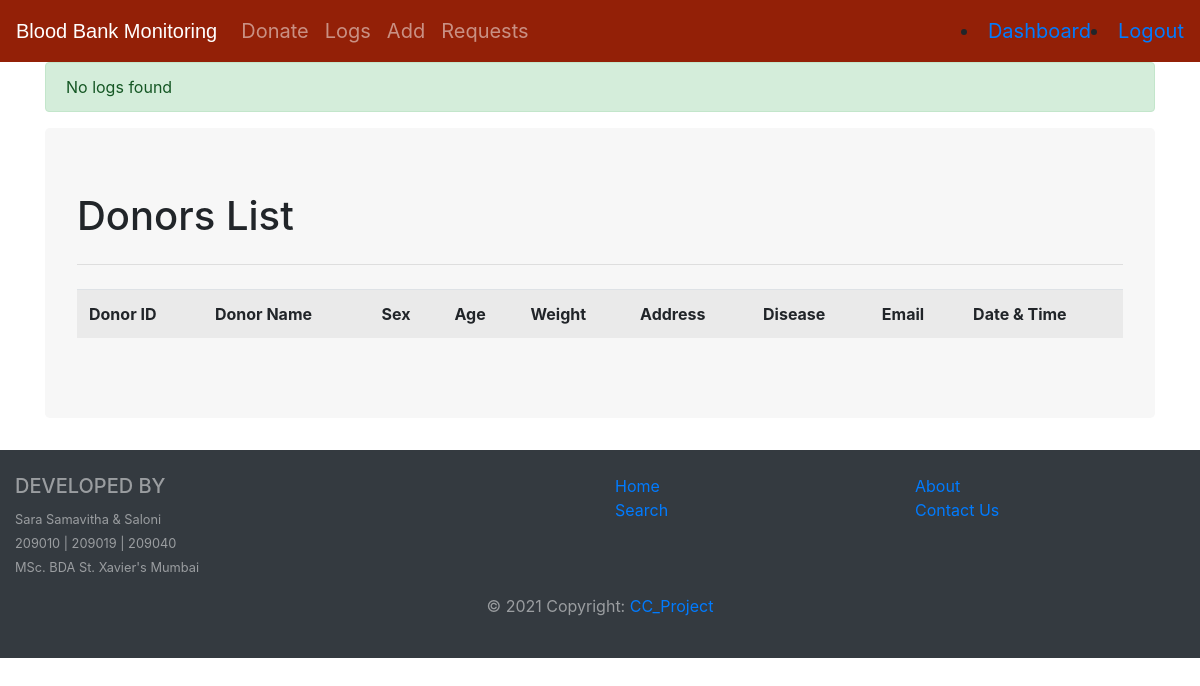
Page /donorlogs (signed in) on the earlier database version.
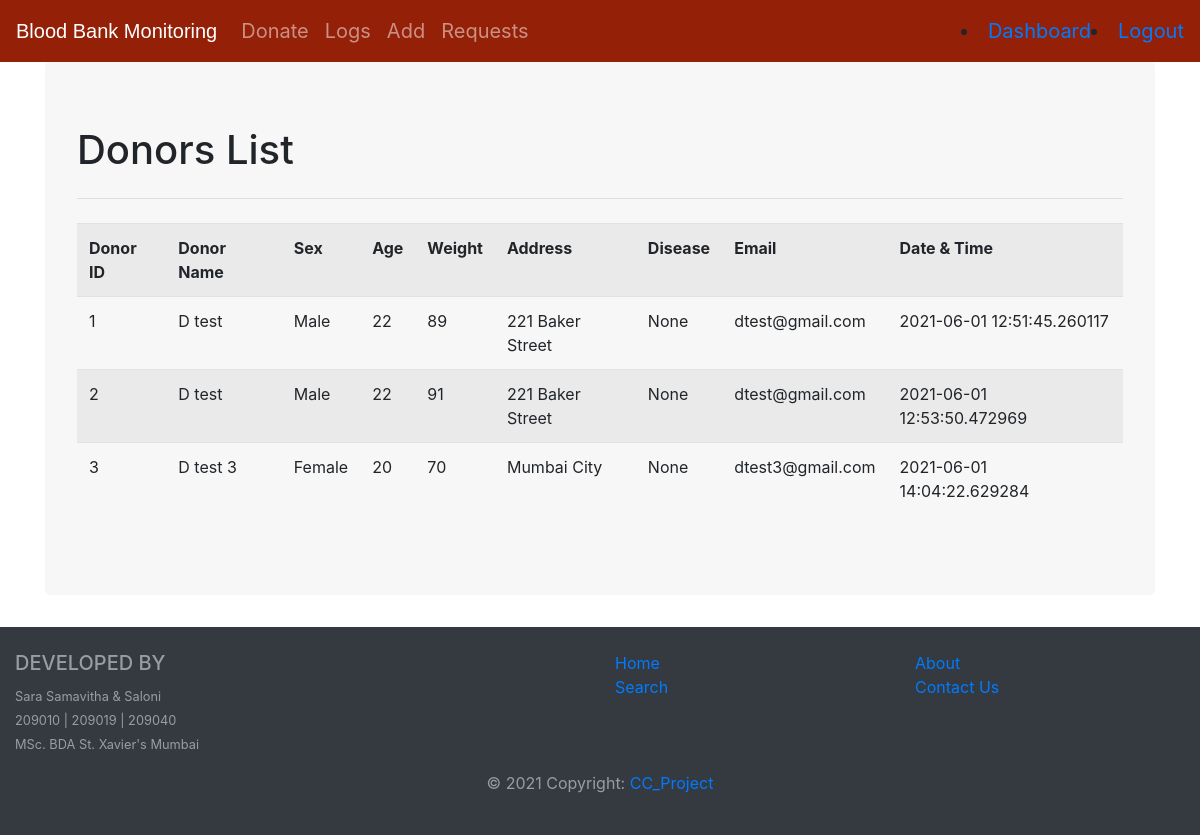
Same page on the later database version.
### models.py (models this page shows, shortened)
class DONOR(db.Model):
    d_id = db.Column(db.Integer, primary_key=True)
    dname = db.Column(db.String(50), nullable=False)
    sex = db.Column(db.String(10), nullable=True)
    age = db.Column(db.Integer, primary_key=False)
    weight = db.Column(db.Integer, primary_key=False)
    address = db.Column(db.String(150), nullable=False)
    disease = db.Column(db.String(50), nullable=False)
    demail = db.Column(db.String(50), nullable=False)
    donor_date = db.Column(db.DateTime, nullable=False, default=datetime.utcnow)

### routes.py (the view)
@app.route('/donorlogs')
@is_logged_in
def donorlogs():
    result = DONOR.query.first()
    logs = DONOR.query.all()
    if result:
        return render_template('donorlogs.html',logs=logs)
    else:
        msg = ' No logs found '
        return render_template('donorlogs.html',msg=msg)

### routes.py (called while the page is built)
def is_logged_in(f):
    @wraps(f)
    def wrap(*args, **kwargs):
        if 'logged_in' in session:
            return f(*args, **kwargs)
        else:
            flash('Unauthorized, Please login!', 'danger')
            return redirect(url_for('login'))
    return wrap

### templates/donorlogs.html
{% extends 'layout.html' %}
{% block body %}
<div class="jumbotron"style="background-color:#f7f7f7;">
  <h1>Donors List</h1>
  <hr class="my-4">
  <table class="table table-striped">
    <tr>
      <th>Donor ID</th>
      <th>Donor Name</th>
      <th>Sex</th>
      <th>Age</th>
      <th>Weight</th>
      <th>Address</th>
      <th>Disease</th>
      <th>Email</th>
      <th>Date & Time</th>
    </tr>
    {% for log in logs %}
      <tr>
        <td>{{log.d_id}}</td>
        <td>{{log.dname}}</td>
        <td>{{log.sex}}</td>
        <td>{{log.age}}</td>
        <td>{{log.weight}}</td>
        <td>{{log.address}}</td>
        <td>{{log.disease}}</td>
        <td>{{log.demail}}</td>
        <td>{{log.donor_date}}</td>
      </tr>
    {% endfor %}
  </table>
</div>
{% endblock %}

Differences in the rows shown:
added DONOR: d_id "1", dname "D test", sex "Male", age "22", weight "89", address "221 Baker Street", disease "None", demail "dtest@gmail.com", donor_date "2021-06-01 12:51:45.260117"
added DONOR: d_id "2", dname "D test", sex "Male", age "22", weight "91", address "221 Baker Street", disease "None", demail "dtest@gmail.com", donor_date "2021-06-01 12:53:50.472969"
added DONOR: d_id "3", dname "D test 3", sex "Female", age "20", weight "70", address "Mumbai City", disease "None", demail "dtest3@gmail.com", donor_date "2021-06-01 14:04:22.629284"
Other differences:
{{ msg }}: "No logs found" → (not shown)
